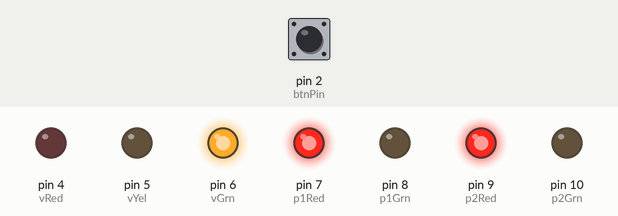
This sketch was run on a simulated Arduino Uno, built with avr-gcc and run on an emulated ATmega328P. Shown: output pins drawn as LEDs (lit = HIGH). The test bench sets the inputs (shaded band); at power-on: pin 2 (btnPin) HIGH.

Above: at 1.2 s.
1.3 s: pin 2 (btnPin) pulled LOW for 0.15 s
At 4.5 s:
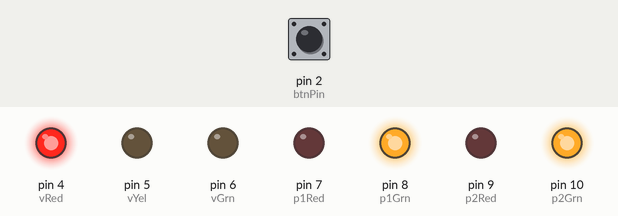
At 9.5 s:
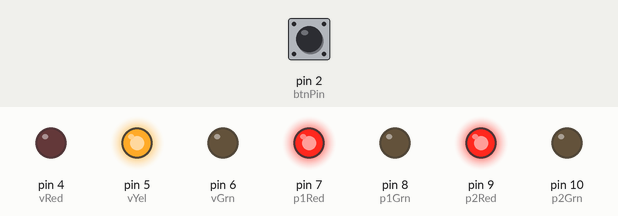
Timing chart, 0 to 12.1 s (numbered marks = the images above; inputs shaded):
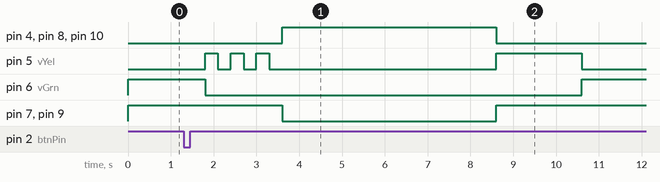

The sketch:

pedestrian.ino
```cpp
// Definisi Pin
const int btnPin = 2; // Pin Interrupt

// Pin LED Kendaraan
const int vRed = 4, vYel = 5, vGrn = 6;
// Pin LED Pedestrian 1
const int p1Red = 7, p1Grn = 8;
// Pin LED Pedestrian 2
const int p2Red = 9, p2Grn = 10;

volatile bool request = false; // Variabel flag interupsi

void setup()
{
    for (int i = 4; i <= 10; i++)
        pinMode(i, OUTPUT);

    // Menggunakan internal pull-up resistor untuk tombol
    pinMode(btnPin, INPUT_PULLUP);

    // Memicu fungsi callCross saat tombol ditekan (sinyal HIGH turun ke LOW)
    attachInterrupt(digitalPinToInterrupt(btnPin), callCross, FALLING);

    // Kondisi Awal (Default): Kendaraan Hijau, Pedestrian Merah
    digitalWrite(vGrn, HIGH);
    digitalWrite(p1Red, HIGH);
    digitalWrite(p2Red, HIGH);
}

void loop()
{
    // Mengecek apakah ada interupsi dari tombol
    if (request)
    {
        delay(500); // Jeda singkat respons

        // 1. Kendaraan transisi ke Merah dengan Kuning kedip 3x
        digitalWrite(vGrn, LOW);
        for (int i = 0; i < 3; i++)
        {
            digitalWrite(vYel, HIGH);
            delay(300);
            digitalWrite(vYel, LOW);
            delay(300);
        }
        digitalWrite(vRed, HIGH);

        // 2. Pedestrian berubah Hijau (Waktu menyeberang 5 detik)
        digitalWrite(p1Red, LOW);
        digitalWrite(p2Red, LOW);
        digitalWrite(p1Grn, HIGH);
        digitalWrite(p2Grn, HIGH);
        delay(5000);

        // 3. Waktu menyeberang habis, Pedestrian kembali Merah
        digitalWrite(p1Grn, LOW);
        digitalWrite(p2Grn, LOW);
        digitalWrite(p1Red, HIGH);
        digitalWrite(p2Red, HIGH);

        // 4. Kendaraan transisi fase kuning sebelum kembali Hijau
        digitalWrite(vRed, LOW);
        digitalWrite(vYel, HIGH);
        delay(2000);
        digitalWrite(vYel, LOW);
        digitalWrite(vGrn, HIGH);

        // Reset status interupsi
        request = false;
    }
}

// Fungsi Interrupt Service Routine (ISR)
void callCross()
{
    request = true;
}
```

Measured:
- after the input at 1.3 s, pin 4 (vRed): LOW → HIGH after 2.3 s, → LOW 5.0 s later; pin 5 (vYel): LOW → HIGH after 0.50 s, → LOW 0.30 s later, → HIGH 0.30 s later, → LOW 0.30 s later, … (8 changes in this stretch)
